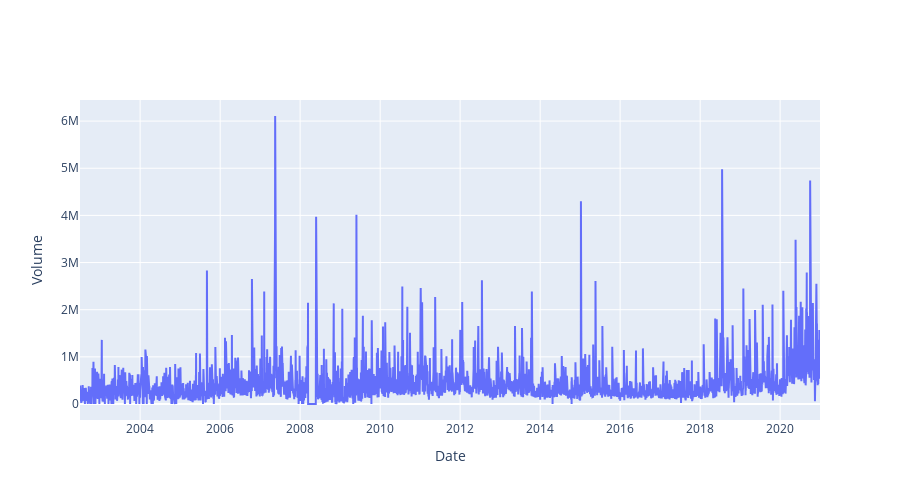

The notebook cell saved with this chart:
### Code cell
# Check the trend in Volume Traded
fig = go.Figure()

fig.add_trace(go.Scatter(x = data.index , y = data['Volume'] , mode = 'lines'))
fig.update_layout(height = 500 , width = 900, 
                  xaxis_title='Date' , yaxis_title='Volume')
fig.show()

### Figure 1 — Plotly figure (JSON) as saved in the notebook; plotly's stock layout.template omitted (floating-point values rounded to 4 significant figures; data arrays with more than 128 entries replaced by an {"elided": "..."} marker saying what was removed)
{"data": [{"mode": "lines", "type": "scatter", "x": {"elided": "4601 str values"}, "y": {"elided": "4601 int values"}}], "layout": {"height": 500, "width": 900, "xaxis": {"title": {"text": "Date"}}, "yaxis": {"title": {"text": "Volume"}}}}
